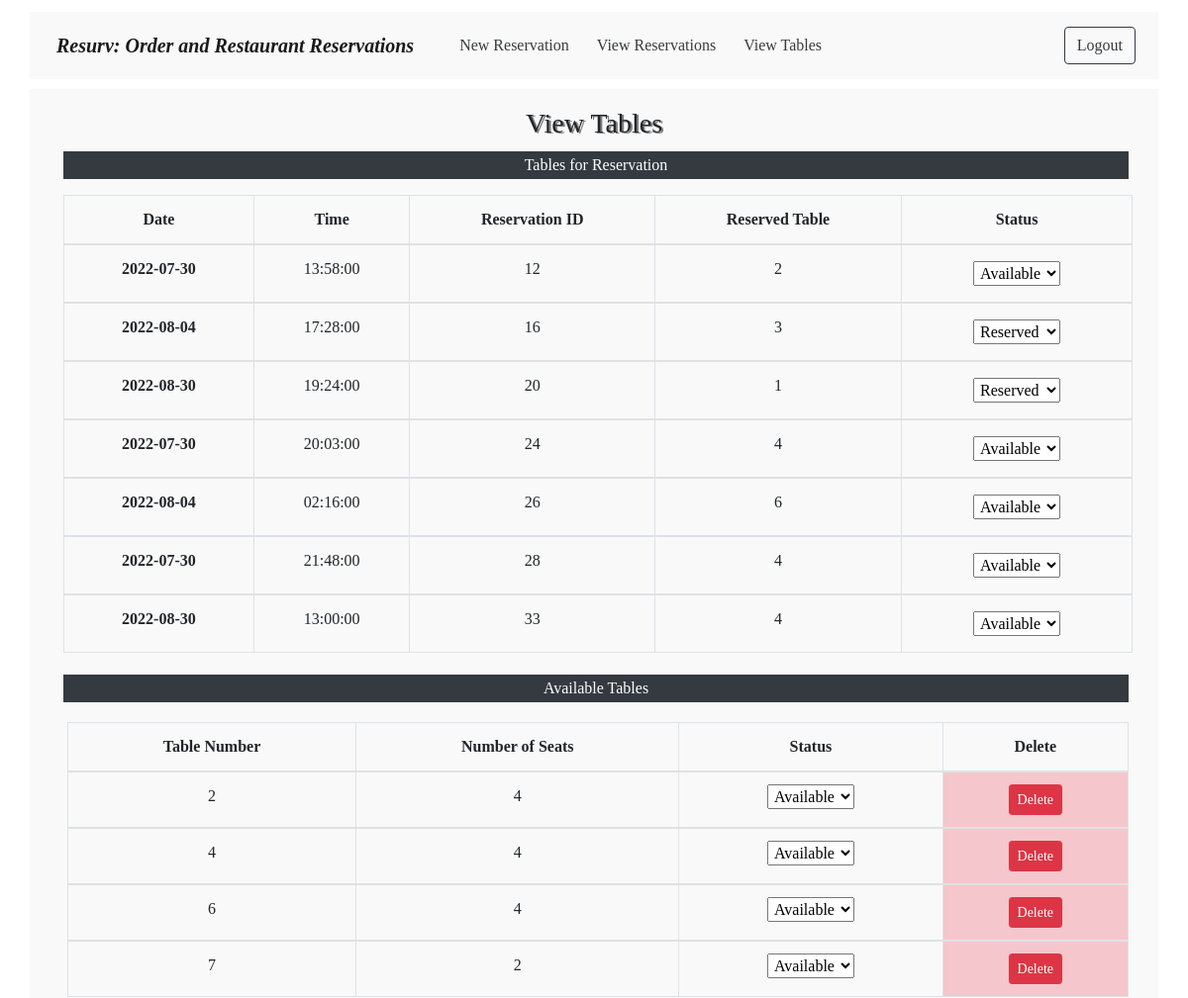
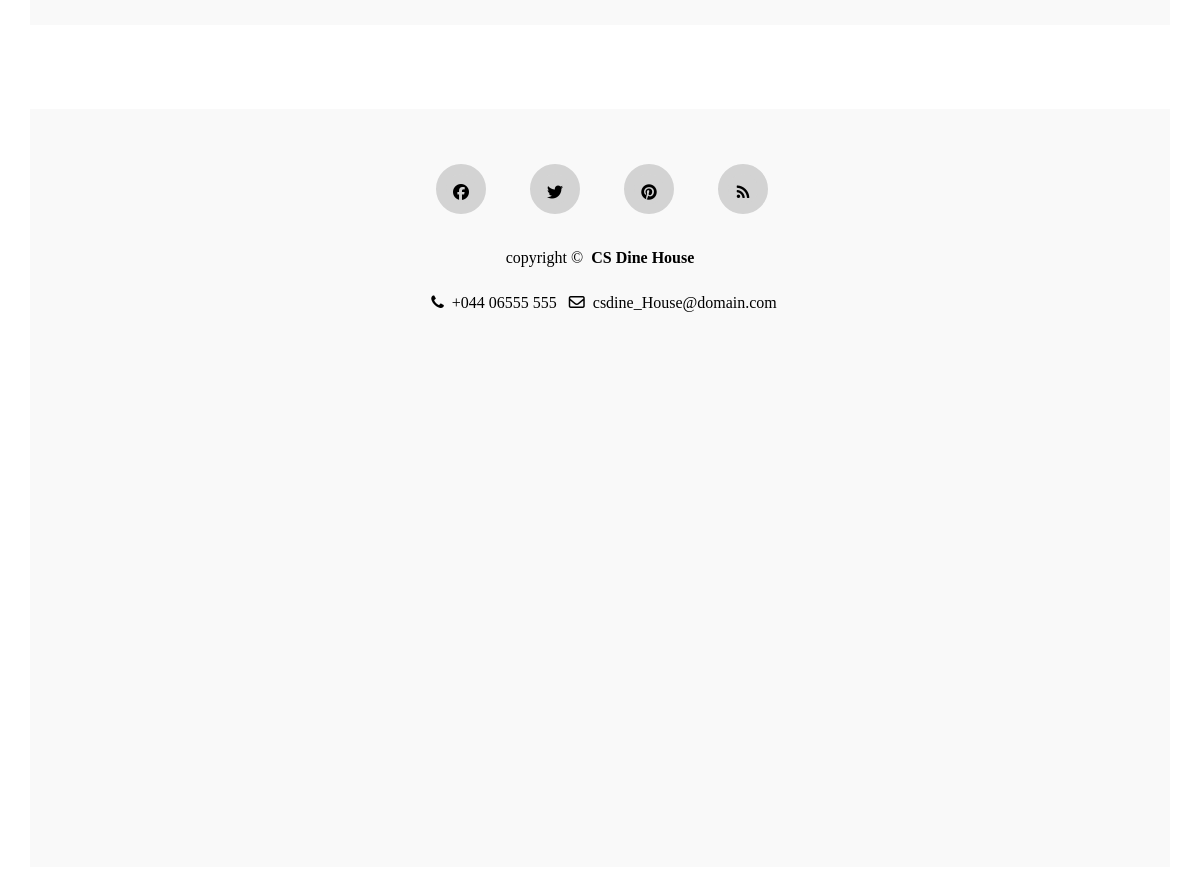
Screenshot of /view_tables.php (signed in) with the database file from the repository (2 pictures, top to bottom).
### tables this page shows
CREATE TABLE `reservation_table` (
  `resurv_id` int(10) NOT NULL,
  `user_id` int(5) NOT NULL,
  `first_name` varchar(20) NOT NULL,
  `last_name` varchar(20) NOT NULL,
  `table_id` int(10) DEFAULT NULL,
  `num_guests` int(11) NOT NULL,
  `resurv_date` date NOT NULL,
  `resurv_time` time NOT NULL,
  `pre_order_menu` int(5) DEFAULT NULL,
  `comment` varchar(50) DEFAULT NULL
);

CREATE TABLE `table_table` (
  `table_id` int(5) NOT NULL,
  `status` varchar(20) NOT NULL,
  `no_of_seats` int(10) NOT NULL
);

### includes/view.tables.inc.php (the view, shortened to what this page needs)
<?php
if(isset($_SESSION['user_id'])){
    require 'includes/dbh.inc.php';
    $user = $_SESSION['user_id'];
    $role = $_SESSION['role'];
    if($role== "customer"){
    $sql = "SELECT table_table.table_id, reservation_table.resurv_date, reservation_table.resurv_time
    FROM table_table, reservation_table WHERE reservation_table.table_id = table_table.table_id AND reservation_table.user_id = $user;";
    $result = $conn->query($sql);
    if ($result->num_rows > 0) {
        echo
        '   <div class="container">
            <div class="row">
            <div class="col-sm text-center">
            <p class="text-white bg-dark text-center">Reserved tables in your Account</p><br>
            <table class="table table-hover table-bordered table-responsive-sm text-center">
                <thead>
                    <tr>
                        <th scope="col">Date</th>
                        <th scope="col">Time</th>
                        <th scope="col">Reserved Table</th>
                    </tr>
                </thead> ';
        while($row = $result->fetch_assoc()) {
        echo"
                <tbody>
                    <tr>
                      <th scope='row'>".$row["resurv_date"]."</th>
                      <td>".$row["resurv_time"]."</td>
                      <td>".$row["table_id"]."</td>
                    </tr>
              </tbody>";
        }
        echo "</table>";
    } else {
       echo "<p class='text-center'>List is empty!<p>"; }
       echo'</div>';
    }
    else if ($role == "admin"){
    $sql = "SELECT table_table.table_id, reservation_table.resurv_id, reservation_table.resurv_date, reservation_table.resurv_time, table_table.status
    FROM table_table, reservation_table WHERE reservation_table.table_id = table_table.table_id;";
    $result = $conn->query($sql);
    if ($result->num_rows > 0) {
        echo'
         <div class="col-sm text-center">
         <p class="text-white bg-dark text-center">Tables for Reservation</p>
        ';
        echo
        '<table class="table table-hover table-bordered table-responsive-sm text-center">
            <thead>
                <tr>
                    <th scope="col">Date</th>
                    <th scope="col">Time</th>
                    <th scope="col">Reservation ID</th>
                    <th scope="col">Reserved Table</th>
                    <th scope="col">Status</th>
                </tr>
            </thead>';
        while($row = $result->fetch_assoc()) {
        echo"
            <tbody>
                <tr>
                <th scope='row'>".$row["resurv_date"]."</th>
                <td>".$row["resurv_time"]."</td>
                <td>".$row["resurv_id"]."</td>
                <td>".$row["table_id"]."</td>
                <td>
                    <form method='POST' action = 'includes/update.stat.inc.php'>
                        <select name = 'table-status' onchange='this.form.submit()' >
                            <option>".$row["status"]."</option>
                            <option>";
                            echo "</option>
                        </select>
                        <input type = 'hidden' name = 'table_id' value = ".$row["table_id"]."></input>
                    </form>
                </td>
                </tr>
            </tbody>";
        }
        echo "</table>
        </div>";
        $sql = "SELECT * FROM table_table WHERE status = 'Available' ORDER BY table_id;";
        $result = $conn->query($sql);
        echo'
         <div class="col-sm text-center">
         <p class="text-white bg-dark text-center">Available Tables</p>
        ';
        echo
        '<form action="includes/delete.php" method="POST">
        <table class="table table-hover table-bordered table-responsive-sm text-center">
            <thead>
                <tr>
                    <th scope="col">Table Number</th>
                    <th scope="col">Number of Seats</th>
                    <th scope="col">Status</th>
                    <th scope="col">Delete</th>
                </tr>
            </thead>';
        while($row = $result->fetch_assoc()) {
        echo"
            <tbody>
                <tr>
                <td name = 'table_id'>".$row["table_id"]."</td>
                <td>".$row["no_of_seats"]."</td>
                <td><select class = 'table_status' placeholder = ".$row["status"].">
                    <option>Available</option>
                    <option>Reserved</option>
                </td>
                <td class='table-danger'><button type='submit' name='delete-table' class='btn btn-danger btn-sm'>Delete</button></td>
                </form>
                </tr>
            </tbody>";
        }
    } else {
    echo "<p class='text-center'>List is empty!<p>"; }
    echo '</div></div></div>';
    }
}

### css/style.css (style rules this page uses)
* { margin:2px; padding:2px; font-family: "Times New Roman", Times, serif; }
body { overflow-y: scroll; overflow-x: hidden; }

### rows the page displays
reservation_table: resurv_date "2022-07-30", resurv_time "13:58:00", resurv_id "12", table.table_id "2", table-status "Available"
reservation_table: resurv_date "2022-08-04", resurv_time "17:28:00", resurv_id "16", table.table_id "3", table-status "Reserved"
reservation_table: resurv_date "2022-08-30", resurv_time "19:24:00", resurv_id "20", table.table_id "1", table-status "Reserved"
reservation_table: resurv_date "2022-07-30", resurv_time "20:03:00", resurv_id "24", table.table_id "4", table-status "Available"
reservation_table: resurv_date "2022-08-04", resurv_time "02:16:00", resurv_id "26", table.table_id "6", table-status "Available"
reservation_table: resurv_date "2022-07-30", resurv_time "21:48:00", resurv_id "28", table.table_id "4", table-status "Available"
reservation_table: resurv_date "2022-08-30", resurv_time "13:00:00", resurv_id "33", table.table_id "4", table-status "Available"
table_table: table_id "2", no_of_seats "4", status "Available"
table_table: table_id "4", no_of_seats "4", status "Available"
table_table: table_id "6", no_of_seats "4", status "Available"
table_table: table_id "7", no_of_seats "2", status "Available"
